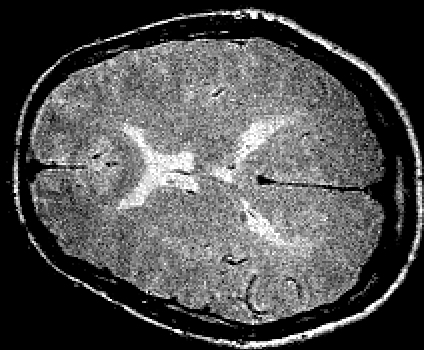
#> input picture img/brain.jpg, 424 x 350 px
$ python median_filter.py
#> lines starting #> are read from the running program, lines starting #| are printed output that depends on the picture
### utils/img_utils.py
#from skimage.util import random_noise, img_as_float
import numpy as np
from PIL import Image
import os

def add_speckle(img, mean=0.1, var=0.5):
    #sp = random_noise(img, mode='speckle', seed=None, mean=mean, var=var)
    row,col = img.shape
    gauss = np.random.randn(row,col)
    sp = img + img * gauss

    return sp

def to_grayscale(path, filename, to_save_path):
    im = Image.open(path + filename).convert('L')
    im.save(os.path.join(to_save_path, filename))

### median_filter.py
import numpy as np
from matplotlib import pyplot as plt
from skimage import filters, io, data

from utils import img_utils

img = io.imread('img/brain.jpg')
#> img is the input picture: shape (350, 424); min 0, max 255, mean 78.6
# img = data.coins()
noiseImg = img_utils.add_speckle(img, mean=0.1, var=0.05)
#> in add_speckle, `sp = img + img * gauss`:
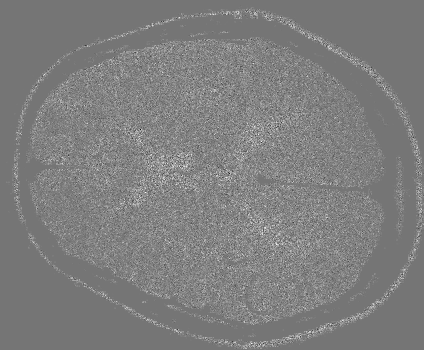
#> sp: shape (350, 424) float64; min -982.3, max 1153.5, mean 79.2; drawn with min black and max white

finalImg = np.zeros(noiseImg.shape)

for i in range(noiseImg.shape[0]):
    for j in range(noiseImg.shape[1]):
        finalImg[i,j] = noiseImg[i,j]

median = [noiseImg[0,0]] * 9
#> median = [0, 0, 0, 0, 0, 0, 0, 0, 0]

for y in range(1, noiseImg.shape[0]-1):
    for x in range(1, noiseImg.shape[1]-1):
        median[0] = noiseImg[y-1, x-1]
        median[1] = noiseImg[y-1, x]
        median[2] = noiseImg[y-1, x+1]
        median[3] = noiseImg[y, x-1]
        median[4] = noiseImg[y, x]
        median[5] = noiseImg[y, x+1]
        median[6] = noiseImg[y+1, x-1]
        median[7] = noiseImg[y+1, x]
        median[8] = noiseImg[y+1, x+1]

        median.sort()
        finalImg[y,x] = median[4]
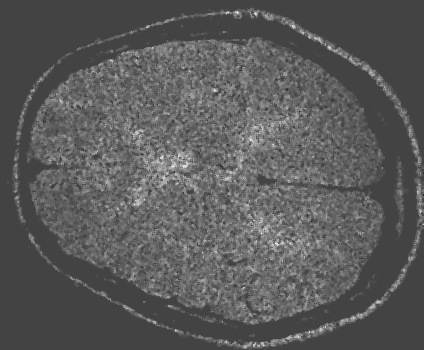
#> finalImg: shape (350, 424) float64; min -217.3, max 600.7, mean 74.2; drawn with min black and max white


#img original
plt.subplot(1,3,1),plt.imshow(img,'gray')
plt.title('img original'), plt.xticks([]), plt.yticks([])

#noise img
plt.subplot(1,3,2), plt.imshow(noiseImg,'gray')
plt.title('noise image'), plt.xticks([]), plt.yticks([])

#median filter
plt.subplot(1,3,3), plt.imshow(finalImg,'gray')
plt.title('median filter'), plt.xticks([]), plt.yticks([])

plt.show()
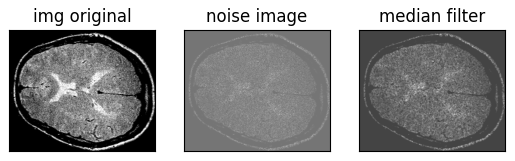
#> figure drawn by matplotlib, 3 panels

$ run again, with img/saturn.png saved as img/brain.jpg
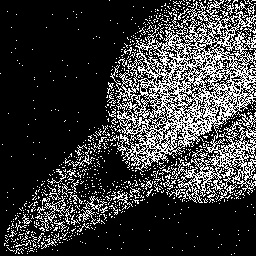
#> input picture img/saturn.png, 256 x 256 px
#> img is the input picture: shape (256, 256); min 0, max 255, mean 57.4
#> in add_speckle, `sp = img + img * gauss`:
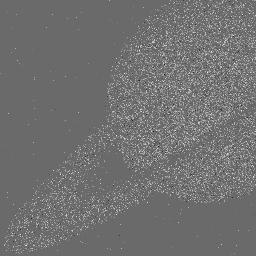
#> sp: shape (256, 256) float64; min -878.9, max 1232.1, mean 57.6; drawn with min black and max white
#> median = [0, 0, 0, 0, 0, 0, 0, 0, 0]
#> `plt.show()`:
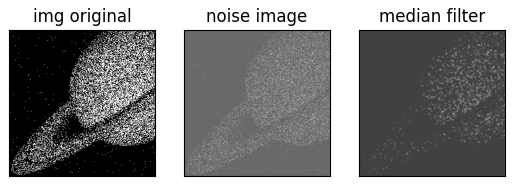
#> figure drawn by matplotlib, 3 panels
